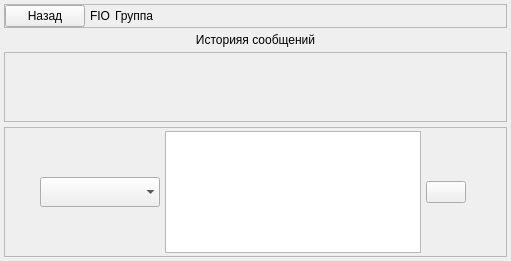
          <widget class="QWidget" name="page_write_message">
           <layout class="QVBoxLayout" name="verticalLayout_11">
            <property name="spacing">
             <number>5</number>
            </property>
            <property name="leftMargin">
             <number>4</number>
            </property>
            <property name="topMargin">
             <number>4</number>
            </property>
            <property name="rightMargin">
             <number>4</number>
            </property>
            <property name="bottomMargin">
             <number>4</number>
            </property>
            <item>
             <widget class="QFrame" name="frame_title_message">
              <property name="cursor">
               <cursorShape>ArrowCursor</cursorShape>
              </property>
              <property name="frameShape">
               <enum>QFrame::StyledPanel</enum>
              </property>
              <property name="frameShadow">
               <enum>QFrame::Raised</enum>
              </property>
              <layout class="QHBoxLayout" name="horizontalLayout_9">
               <property name="spacing">
                <number>5</number>
               </property>
               <property name="leftMargin">
                <number>0</number>
               </property>
               <property name="topMargin">
                <number>0</number>
               </property>
               <property name="rightMargin">
                <number>0</number>
               </property>
               <property name="bottomMargin">
                <number>0</number>
               </property>
               <item alignment="Qt::AlignLeft">
                <widget class="QPushButton" name="pushButton_back_message">
                 <property name="cursor">
                  <cursorShape>PointingHandCursor</cursorShape>
                 </property>
                 <property name="text">
                  <string>Назад</string>
                 </property>
                 <property name="icon">
                  <iconset resource="../icons/icons.qrc">
                   <normaloff>:/icons/arrow/left-arrow-2.png</normaloff>:/icons/arrow/left-arrow-2.png</iconset>
                 </property>
                 <property name="iconSize">
                  <size>
                   <width>20</width>
                   <height>20</height>
                  </size>
                 </property>
                </widget>
               </item>
               <item>
                <widget class="QLabel" name="label_fio_message">
                 <property name="sizePolicy">
                  <sizepolicy hsizetype="Fixed" vsizetype="Preferred">
                   <horstretch>0</horstretch>
                   <verstretch>0</verstretch>
                  </sizepolicy>
                 </property>
                 <property name="text">
                  <string>FIO</string>
                 </property>
                 <property name="wordWrap">
                  <bool>true</bool>
                 </property>
                </widget>
               </item>
               <item>
                <widget class="QLabel" name="label_number_group_message">
                 <property name="sizePolicy">
                  <sizepolicy hsizetype="Fixed" vsizetype="Preferred">
                   <horstretch>0</horstretch>
                   <verstretch>0</verstretch>
                  </sizepolicy>
                 </property>
                 <property name="text">
                  <string>Группа</string>
                 </property>
                </widget>
               </item>
               <item>
                <spacer name="horizontalSpacer_7">
                 <property name="orientation">
                  <enum>Qt::Horizontal</enum>
                 </property>
                 <property name="sizeHint" stdset="0">
                  <size>
                   <width>40</width>
                   <height>20</height>
                  </size>
                 </property>
                </spacer>
               </item>
              </layout>
             </widget>
            </item>
            <item>
             <widget class="QLabel" name="label_history_message">
              <property name="text">
               <string>Иcторияя сообщений</string>
              </property>
              <property name="alignment">
               <set>Qt::AlignCenter</set>
              </property>
             </widget>
            </item>
            <item>
             <widget class="QScrollArea" name="scrollArea_all_message">
              <property name="widgetResizable">
               <bool>true</bool>
              </property>
              <widget class="QWidget" name="widgetContents_all_message">
               <property name="geometry">
                <rect>
                 <x>0</x>
                 <y>0</y>
                 <width>73</width>
                 <height>40</height>
                </rect>
               </property>
               <layout class="QVBoxLayout" name="verticalLayout_all_message">
                <property name="spacing">
                 <number>50</number>
                </property>
                <property name="leftMargin">
                 <number>20</number>
                </property>
                <property name="topMargin">
                 <number>20</number>
                </property>
                <property name="rightMargin">
                 <number>20</number>
                </property>
                <property name="bottomMargin">
                 <number>20</number>
                </property>
               </layout>
              </widget>
             </widget>
            </item>
            <item>
             <widget class="QFrame" name="frame_3">
              <property name="maximumSize">
               <size>
                <width>16777215</width>
                <height>130</height>
               </size>
              </property>
              <property name="frameShape">
               <enum>QFrame::StyledPanel</enum>
              </property>
              <property name="frameShadow">
               <enum>QFrame::Raised</enum>
              </property>
              <layout class="QGridLayout" name="gridLayout">
               <property name="leftMargin">
                <number>35</number>
               </property>
               <property name="topMargin">
                <number>3</number>
               </property>
               <property name="rightMargin">
                <number>40</number>
               </property>
               <property name="bottomMargin">
                <number>3</number>
               </property>
               <property name="horizontalSpacing">
                <number>5</number>
               </property>
               <property name="verticalSpacing">
                <number>3</number>
               </property>
               <item row="1" column="2">
                <widget class="QPushButton" name="pushButton_emit_message">
                 <property name="cursor">
                  <cursorShape>PointingHandCursor</cursorShape>
                 </property>
                 <property name="text">
                  <string/>
                 </property>
                 <property name="icon">
                  <iconset resource="../icons/icons.qrc">
                   <normaloff>:/icons/arrow/right-arrow-3.png</normaloff>:/icons/arrow/right-arrow-3.png</iconset>
                 </property>
                 <property name="iconSize">
                  <size>
                   <width>32</width>
                   <height>32</height>
                  </size>
                 </property>
                </widget>
               </item>
               <item row="1" column="1">
                <widget class="QTextEdit" name="textEdit_message"/>
               </item>
               <item row="1" column="0">
                <widget class="QComboBox" name="comboBox_social_network">
                 <property name="minimumSize">
                  <size>
                   <width>120</width>
                   <height>30</height>
                  </size>
                 </property>
                 <property name="maximumSize">
                  <size>
                   <width>100</width>
                   <height>16777215</height>
                  </size>
                 </property>
                 <property name="cursor">
                  <cursorShape>PointingHandCursor</cursorShape>
                 </property>
                 <property name="sizeAdjustPolicy">
                  <enum>QComboBox::AdjustToContentsOnFirstShow</enum>
                 </property>
                 <property name="iconSize">
                  <size>
                   <width>20</width>
                   <height>20</height>
                  </size>
                 </property>
                 <property name="duplicatesEnabled">
                  <bool>false</bool>
                 </property>
                 <property name="frame">
                  <bool>false</bool>
                 </property>
                 <item>
                  <property name="text">
                   <string/>
                  </property>
                 </item>
                 <item>
                  <property name="text">
                   <string>  email</string>
                  </property>
                  <property name="icon">
                   <iconset resource="../icons/icons.qrc">
                    <normaloff>:/icons/socialNetwork/email.png</normaloff>:/icons/socialNetwork/email.png</iconset>
                  </property>
                 </item>
                 <item>
                  <property name="text">
                   <string>  telegram</string>
                  </property>
                  <property name="icon">
                   <iconset resource="../icons/icons.qrc">
                    <normaloff>:/icons/socialNetwork/telegram.png</normaloff>:/icons/socialNetwork/telegram.png</iconset>
                  </property>
                 </item>
                 <item>
                  <property name="text">
                   <string>  vk</string>
                  </property>
                  <property name="icon">
                   <iconset resource="../icons/icons.qrc">
                    <normaloff>:/icons/socialNetwork/vk.png</normaloff>:/icons/socialNetwork/vk.png</iconset>
                  </property>
                 </item>
                </widget>
               </item>
              </layout>
             </widget>
            </item>
           </layout>
          </widget>
